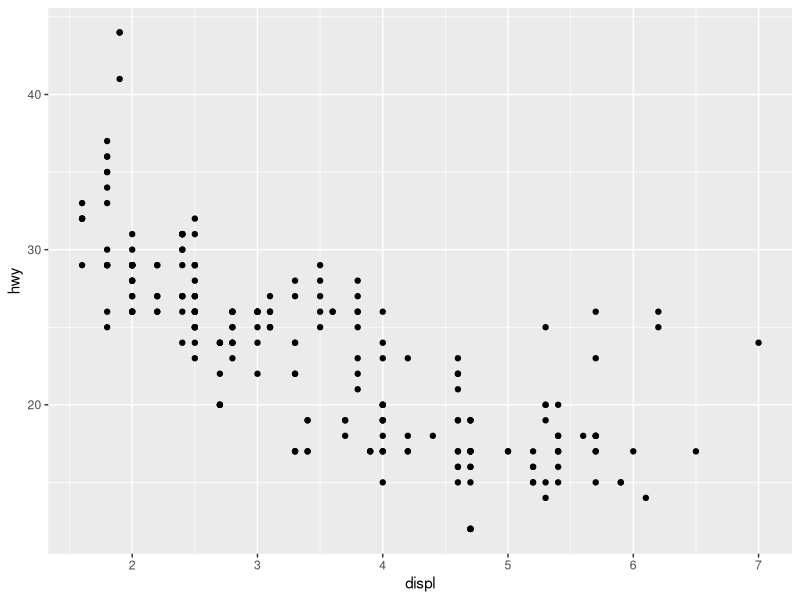
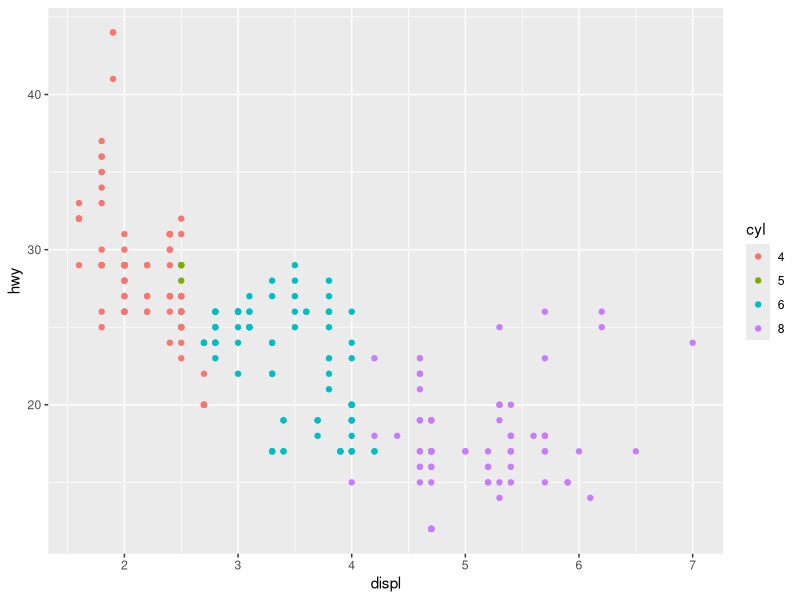
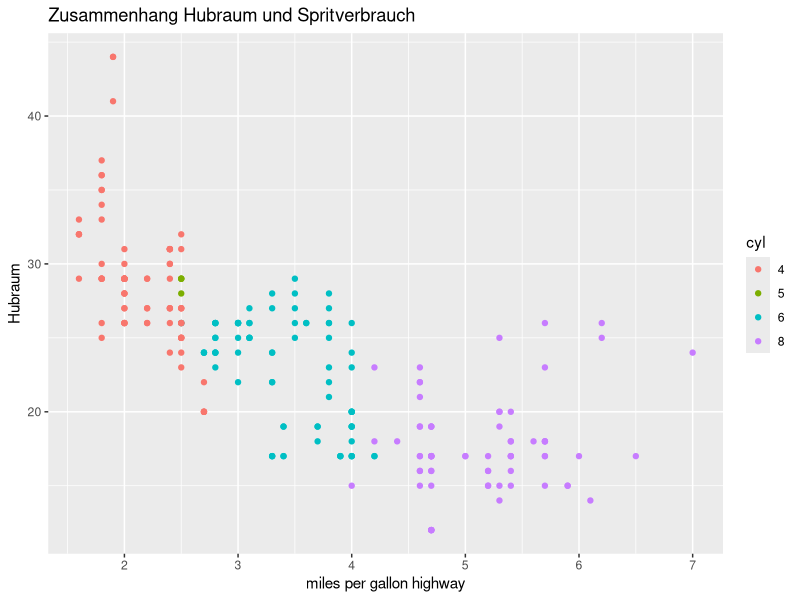
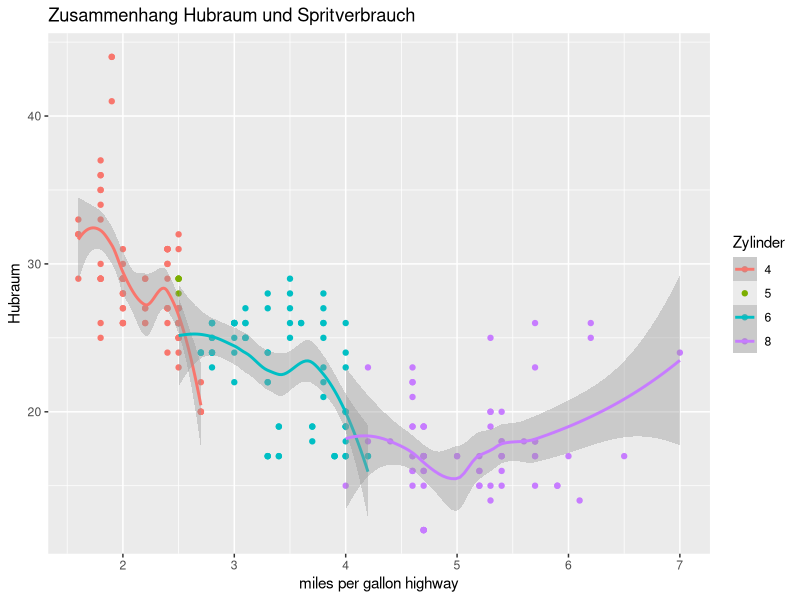
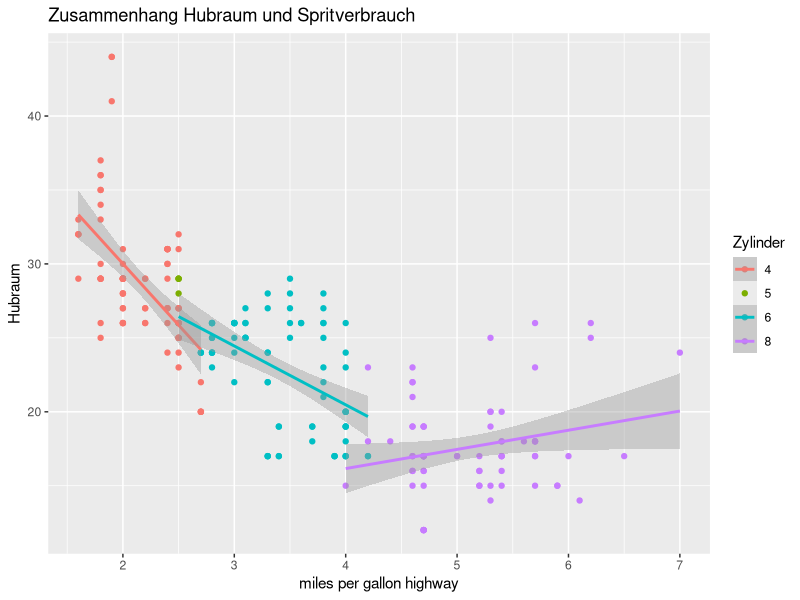
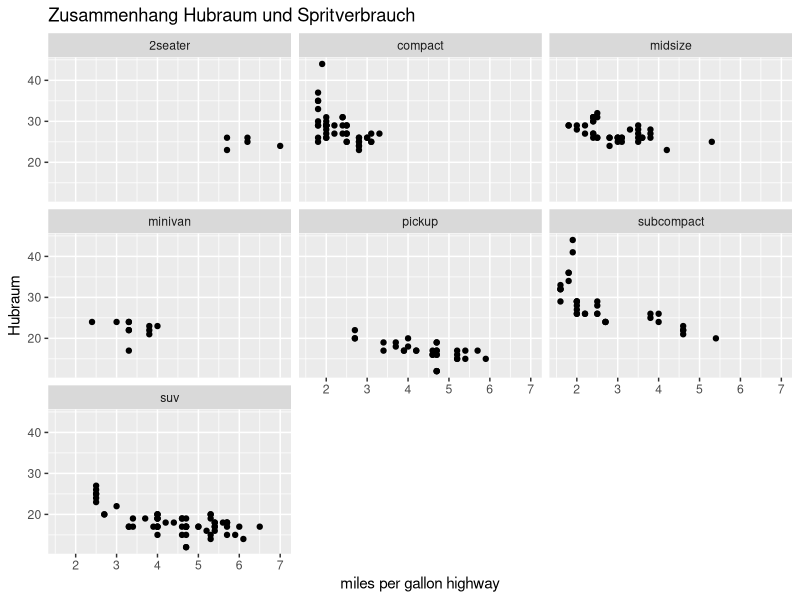
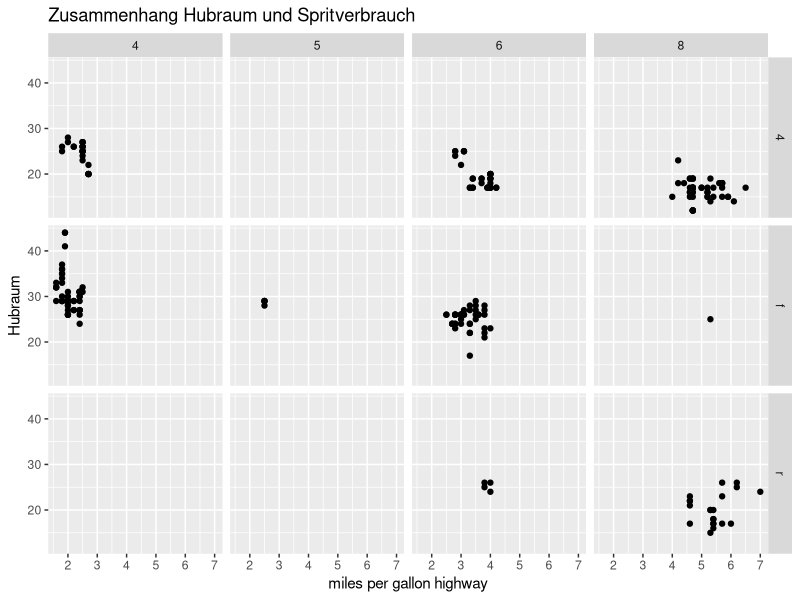
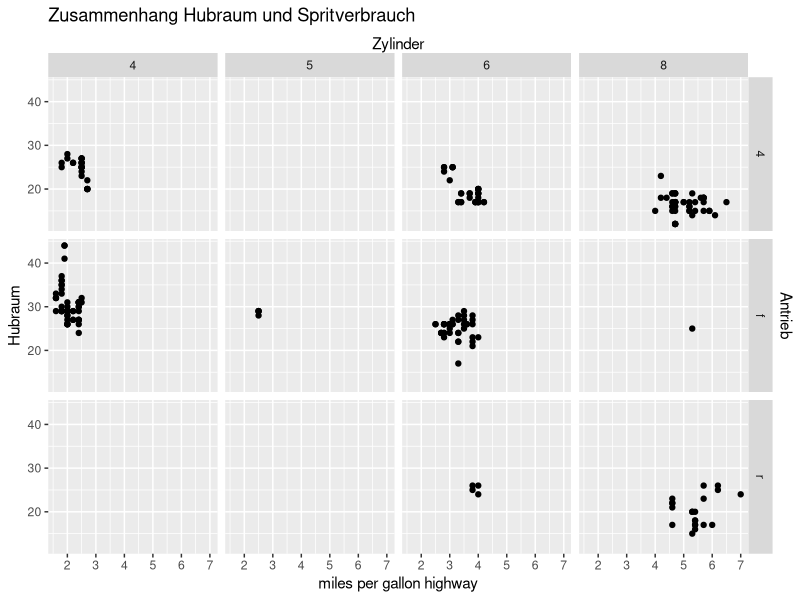

R code for these plots, in order:
## ---- chunk 1
knitr::opts_chunk$set(echo = TRUE)
## ---- chunk 2
#install.packages(c( "colorBlindness", "directlabels", "dplyr", "gameofthrones", "ggforce", "gghighlight", "ggnewscale", "ggplot2", "ggraph", "ggrepel", "ggtext", "ggthemes", "hexbin", "Hmisc", "mapproj", "maps", "munsell", "ozmaps", "paletteer", "patchwork", "rmapshaper", "scico", "seriation", "sf", "stars", "tidygraph", "tidyr", "wesanderson"))
## ---- chunk 3
library(ggplot2)
library(psych)
## ---- chunk 4
setwd("~/Studium/BachelorPsychologie/Semester4/Quanti/Tutorium")
## ---- chunk 5
###########
# Datensatz mpg aus psych package
# Daten
mpg <- mpg

# Faktoren als solche definieren
mpg$year <- as.factor(mpg$year)
mpg$cyl <- as.factor(mpg$cyl)
mpg$drv <- as.factor(mpg$drv)
mpg$model <- as.factor(mpg$model)
mpg$trans <- as.factor(mpg$trans)
mpg$class <- as.factor(mpg$class)

# Einfaches scatterplot zwei kontinuierlichen Variablen
ggplot(mpg, aes(x = displ, y = hwy)) + 
  geom_point()

# Zusaetzlich Faktor "Zylinder" als dritte Variable
ggplot(mpg, aes(displ, hwy, colour = cyl)) + 
  geom_point()

# Mit Achsenbezeichnungen und Titel
ggplot(mpg, aes(displ, hwy, colour = cyl)) + 
  geom_point() + 
  labs(x = "miles per gallon highway", y = "Hubraum") +
  ggtitle("Zusammenhang Hubraum und Spritverbrauch")

# Mit Linie fuer Zusammenhang mit geom_smooth
## wird automatisch fuer jede Gruppe getrennt gemacht
ggplot(mpg, aes(displ, hwy, colour = cyl)) + 
  geom_point() + 
  labs(x = "miles per gallon highway", y = "Hubraum", color = "Zylinder") +
  ggtitle("Zusammenhang Hubraum und Spritverbrauch") +
  geom_smooth()

# Mit Regressionsline fuer linearen Zusammenhang mit geom_smooth
ggplot(mpg, aes(displ, hwy, colour = cyl)) + 
  geom_point() + 
  labs(x = "miles per gallon highway", y = "Hubraum", color = "Zylinder") +
  ggtitle("Zusammenhang Hubraum und Spritverbrauch")+
  geom_smooth(method = "lm")

# Aufteilung in verschiedene Graphiken anhand eines dritten Faktors mit facet_wrap
## Faktor Fahrzeugklasse
ggplot(mpg, aes(displ, hwy)) + 
  geom_point() + 
  facet_wrap(~class)+
  labs(x = "miles per gallon highway", y = "Hubraum") +
  ggtitle("Zusammenhang Hubraum und Spritverbrauch")

# Aufteilung in verschiedene Graphiken anhand zweier Faktoren mit facet_grid
## Faktoren Antrieb = drv und Zylinder = cyl
ggplot(mpg, aes(displ, hwy)) + 
  geom_point() + 
  facet_grid(drv~cyl)+
  labs(x = "miles per gallon highway", y = "Hubraum") +
  ggtitle("Zusammenhang Hubraum und Spritverbrauch")

# Einfuegen zusaetzlicher, sekundaerer Achsen um die Facets zu bezeichnen
ggplot(mpg, aes(displ, hwy)) + 
  geom_point() + 
  facet_grid(drv~cyl)+
  labs(x = "miles per gallon highway", y = "Hubraum") +
  ggtitle("Zusammenhang Hubraum und Spritverbrauch")+
  scale_y_continuous(sec.axis = sec_axis(~ . , name = "Antrieb", breaks = NULL, labels = NULL)) +
  scale_x_continuous(sec.axis = sec_axis(~ . , name = "Zylinder", breaks = NULL, labels = NULL))

#Speichern der Graphik
## Graphik wird als eigenes Objekt benannt
p <- ggplot(mpg, aes(displ, hwy)) + 
  geom_point() + 
  facet_grid(drv~cyl)+
  labs(x = "miles per gallon highway", y = "Hubraum") +
  ggtitle("Zusammenhang Hubraum und Spritverbrauch")+
  scale_y_continuous(sec.axis = sec_axis(~ . , name = "Antrieb", breaks = NULL, labels = NULL)) +
  scale_x_continuous(sec.axis = sec_axis(~ . , name = "Zylinder", breaks = NULL, labels = NULL))
  

## Graphikobjekt wird mittels ggsave als Graphik in working directory gespeichert
ggsave("plot.png", p, width = 5, height = 5)

## ---- chunk 6
# Einfache Histogramme
ggplot(mpg, aes(hwy)) + geom_histogram() + facet_wrap(~class)

# Histogram mittels geom_bar
# Wertebereich der y-Achse wird mit ylim gesetzt
ggplot(mpg, aes(hwy)) + geom_bar() + facet_wrap(~class) + labs(x = "miles per gallon highway", y = "Hubraum") + ggtitle("Spritverbrauch nach Fahrzeugklasse") + ylim(0,25)

## ---- chunk 7
# Rohdaten

# Option 1: nur Rohdaten
ggplot(mpg, aes(drv, hwy)) + 
  geom_jitter(width = 0.2, height = 0)
## jitter verteilt die Daten auf der x-Achse so dass diese besser sichtbar sind
##height = 0 vermeidet vertikalen jitter

# Mit violin plot um Verteilung der Kriteriumswerte zu veranschaulichen
ggplot(mpg, aes(drv, hwy)) + geom_violin() + geom_point() + geom_jitter(width = 0.2, height = 0)

# Mit violin plot und Mittelwert mit Fehlerbalken
ggplot(mpg, aes(drv, hwy)) + geom_violin() + geom_point() +
  geom_jitter(width = 0.2, height = 0) +
  geom_point(stat="summary",fun = mean,size=1.5, col = "red") +
  stat_summary(geom="errorbar", fun.data=mean_se, width=.2, col ="red")+
  theme_classic()
## ---- chunk 8

# Option1
## Erst werden die Mittelwerte und ihre Konfidenzintervalle ausgerechnet
## Aus den Ergebnisse wird eine Datenmatrix gemacht
## Aus diesen Daten wird die Abbildung erzeugt

#### Mittelwerte und SE ausrechnen
mpg <- as.data.frame(mpg)
descriptives <- describeBy(hwy ~ cyl, mat = TRUE, data = mpg)
#### Name des Faktors einfuegen
names(descriptives)[names(descriptives) == "group1"] <- "Zylinder"
#### Konfidenzintervall ausrechnen
descriptives$ci_95 <- descriptives$se*1.96
#### Graphik machen
ggplot(descriptives, aes(x=Zylinder, y=mean)) + 
  geom_point() +
  geom_errorbar(aes(ymin=mean-ci_95, ymax=mean+ci_95), width=.1)+
  ggtitle("Verbrauch nach Motor")+
  theme_classic()


#Option 2 
## Plot wird direkt aus den Daten erzeugt
### Balkendiagramm
ggplot(mpg, aes(cyl, hwy)) + 
  stat_summary(fun = mean, geom = "bar", fill = "dark blue") +
  stat_summary(fun.data = mean_se, geom = "errorbar", width=.3)+
  ggtitle("Verbrauch nach Motor")+
  theme_classic()

### Balkendiagramm mit 2 Faktoren
pd <- position_dodge(1) # setzt die Balken nebeneinander

ggplot(mpg, aes(cyl, hwy, fill = drv)) + 
  stat_summary(fun = mean, geom = "bar", position = pd, preserve = "single") +
  stat_summary(fun.data = mean_se, geom = "errorbar", width=.3, position = pd, preserve = "single")+
  ggtitle("Verbrauch nach Motor")+
  theme_classic()

### Punktdiagramm mit 2 Faktoren
ggplot(mpg, aes(cyl, hwy, color = drv)) + 
  stat_summary(fun = mean, geom = "point") +
  stat_summary(fun.data = mean_se, geom = "errorbar", width=.3)+
  ggtitle("Verbrauch nach Motor")+
  theme_classic()

# Noch huebscher, wenn etwas gegeneinander verschoben
pd <- position_dodge(0.4)

ggplot(mpg, aes(cyl, hwy, colour = drv)) + 
  stat_summary(fun = mean, geom = "point", position = pd) +
  stat_summary(fun.data = mean_se, geom = "errorbar", width=.3, position = pd)+
  ggtitle("Verbrauch nach Motor")+
  theme_classic()


